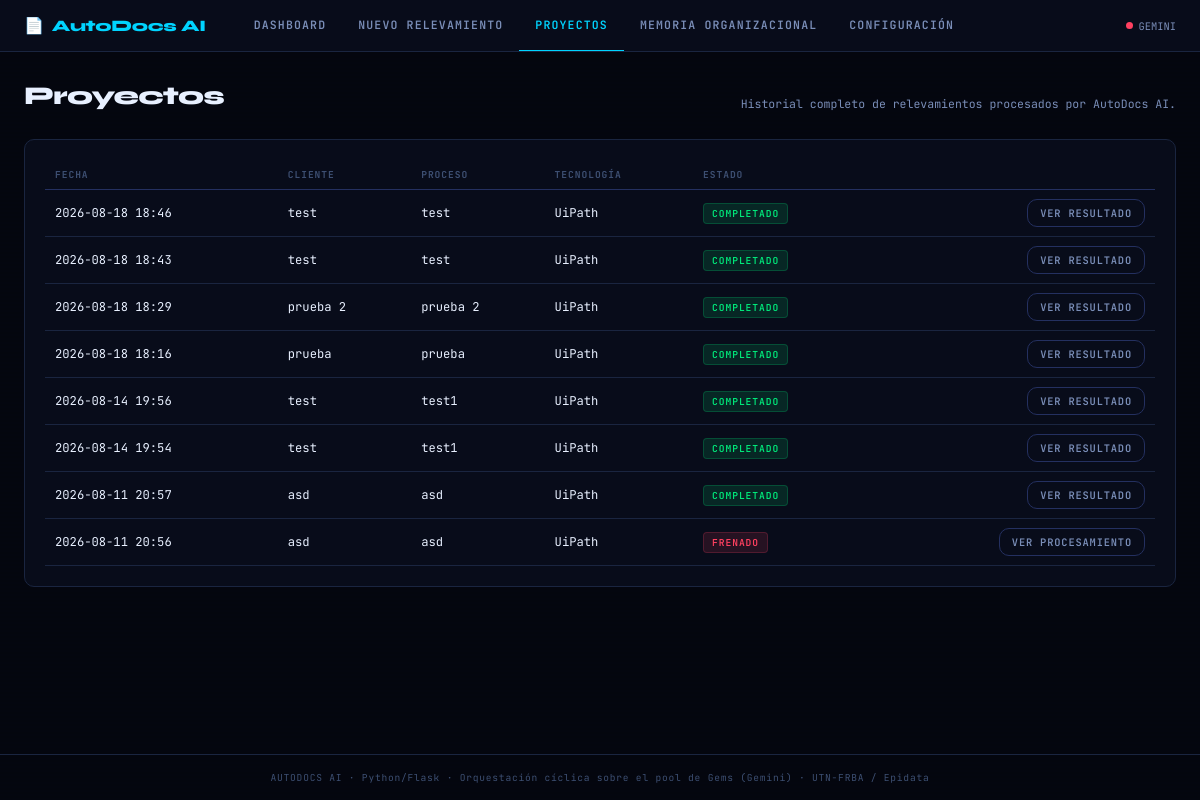
/proyectos, run on an earlier commit of the app's database.
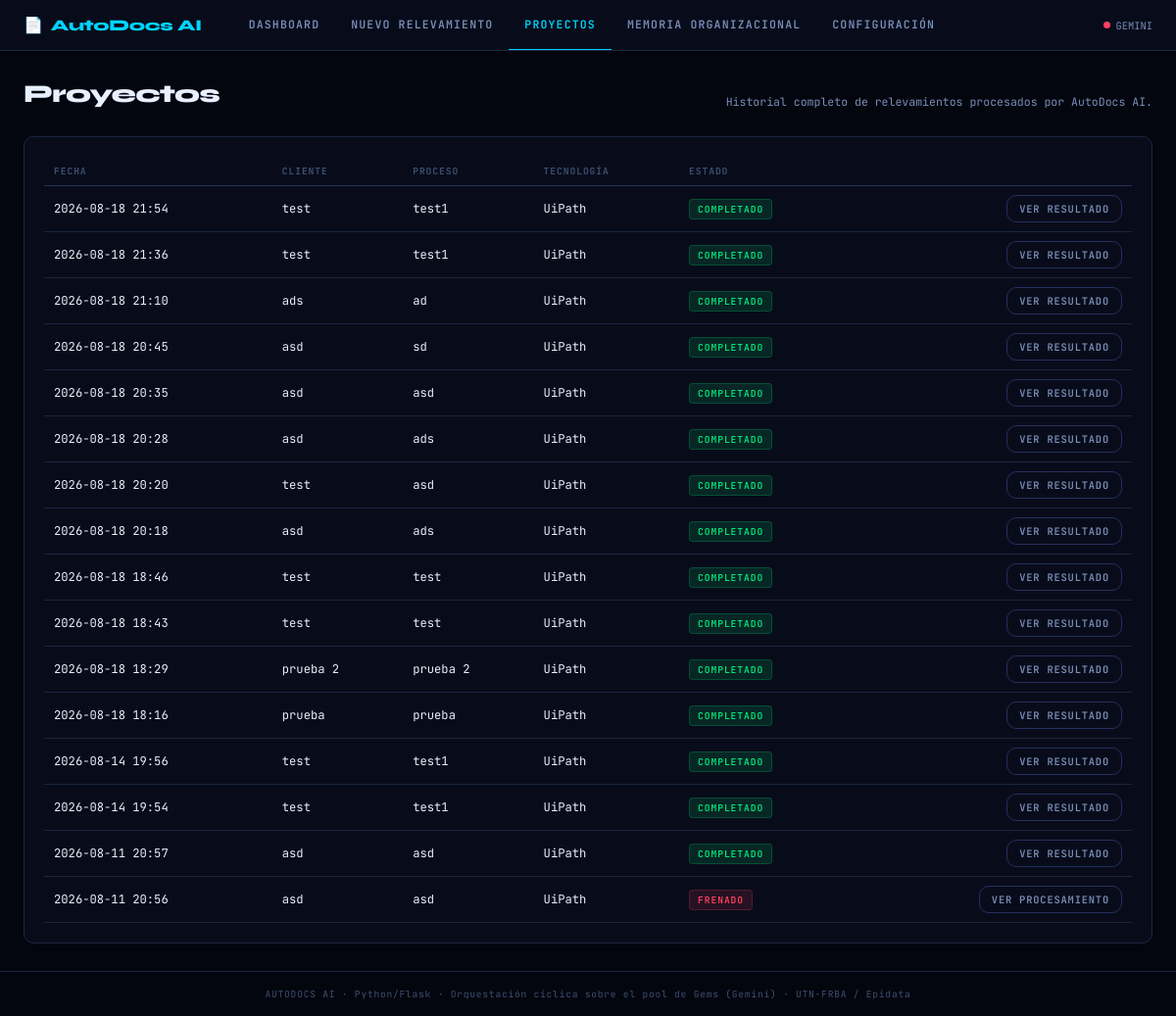
And on a later commit of the database.
### tables this page shows
CREATE TABLE proyectos (
    id                      INTEGER PRIMARY KEY AUTOINCREMENT,
    cliente                 TEXT NOT NULL,
    proceso                 TEXT NOT NULL,
    tecnologia              TEXT,       -- UiPath / Power Automate / Rocketbot / Make.com...
    criticidad              TEXT,       -- Baja / Media / Alta
    presupuesto_hs          REAL,
    analista                TEXT,
    transcripcion_original  TEXT,
    transcripcion_sanitizada TEXT,
    reemplazos_pii          INTEGER DEFAULT 0,
    flujo_estructurado      TEXT,       -- JSON: salida del Agente de Ingesta
    estado                  TEXT DEFAULT 'borrador',  -- borrador|procesando|completado|frenado|error
    motivo_freno            TEXT,       -- si estado = 'frenado' (Límite Operativo de Entrada)
    creado                  TEXT DEFAULT CURRENT_TIMESTAMP,
    actualizado             TEXT DEFAULT CURRENT_TIMESTAMP
);

### ui/app.py (the view)
    @app.route("/proyectos")
    def proyectos():
        return render_template("proyectos.html", proyectos=ProyectoRepository.listar())

### core/db.py (called while the page is built)
def get_conn() -> sqlite3.Connection:
    DB_PATH.parent.mkdir(exist_ok=True)
    conn = sqlite3.connect(DB_PATH)
    conn.row_factory = sqlite3.Row
    conn.execute("PRAGMA foreign_keys = ON")
    return conn

### repositories/proyecto_repository.py (called while the page is built)
    @staticmethod
    def listar() -> list:
        conn = get_conn()
        rows = conn.execute("SELECT * FROM proyectos ORDER BY creado DESC").fetchall()
        conn.close()
        return [dict(r) for r in rows]

### ui/templates/proyectos.html (shortened to what this page needs)
{% extends "base.html" %}
{% block content %}
<div class="page-header">
  <h1>Proyectos</h1>
  <p>Historial completo de relevamientos procesados por AutoDocs AI.</p>
</div>
<div class="panel">
  <table>
    <thead><tr><th>Fecha</th><th>Cliente</th><th>Proceso</th><th>Tecnología</th><th>Estado</th><th></th></tr></thead>
    <tbody>
      {% for p in proyectos %}
      <tr>
        <td>{{ p.creado[:16] }}</td>
        <td>{{ p.cliente }}</td>
        <td>{{ p.proceso }}</td>
        <td>{{ p.tecnologia or '—' }}</td>
        <td>
          {% if p.estado == 'completado' %}<span class="tag tag-green">Completado</span>
          {% elif p.estado == 'frenado' %}<span class="tag tag-red">Frenado</span>
          {% elif p.estado == 'procesando' %}<span class="tag tag-amber">Procesando</span>
          {% else %}<span class="tag tag-cyan">Borrador</span>{% endif %}
        </td>
        <td class="text-right">
          {% if p.estado == 'completado' %}
            <a href="/resultado/{{ p.id }}" class="btn btn-secondary btn-sm">Ver resultado</a>
          {% else %}
            <a href="/procesamiento/{{ p.id }}" class="btn btn-secondary btn-sm">Ver procesamiento</a>
          {% endif %}
        </td>
      </tr>
      {% else %}
      <tr><td colspan="6" class="result-box empty">Todavía no cargaste ningún relevamiento.</td></tr>
      {% endfor %}
    </tbody>
  </table>
</div>
{% endblock %}

### ui/templates/base.html (shortened to what this page needs)
<!DOCTYPE html>
<html lang="es">
<head>
</head>
<body>
<nav>
  <a href="/" class="nav-logo">AutoDocs AI</a>
  <a href="/"                   class="nav-link {% if request.endpoint == 'dashboard' %}active{% endif %}">Dashboard</a>
  <a href="/relevamiento/nuevo" class="nav-link {% if request.endpoint == 'nuevo_relevamiento' %}active{% endif %}">Nuevo Relevamiento</a>
  <a href="/proyectos"          class="nav-link {% if request.endpoint == 'proyectos' %}active{% endif %}">Proyectos</a>
  <a href="/memoria"            class="nav-link {% if request.endpoint == 'memoria' %}active{% endif %}">Memoria Organizacional</a>
  <a href="/configuracion"      class="nav-link {% if request.endpoint == 'configuracion' %}active{% endif %}">Configuración</a>
  <div class="nav-status">
    <div class="status-dot {% if not key_status or not key_status.gemini.ok %}off{% endif %}"></div>
    <span>GEMINI</span>
  </div>
</nav>
<main>
  {% block content %}{% endblock %}
</main>
<footer>AUTODOCS AI · Python/Flask · Orquestación cíclica sobre el pool de Gems (Gemini) · UTN-FRBA / Epidata</footer>
</body>
</html>

### ui/templates/base.html (style rules this page uses)
:root { --bg-void: #04060f; --bg-panel: #080c1a; --bg-card: #0c1220; --bg-input: #101828; --border: #1a2540; --border-hi: #243060; --cyan: #00d4ff; --cyan-dim: #007da0; --green: #00e87a; --green-dim: #006635; --red: #ff4060; --amber: #ffaa00; --text-hi: #e8f0ff; --text-mid: #7a8eb8; --text-lo: #3d4f72; --mono: 'JetBrains Mono', monospace; --display: 'Syne', sans-serif; --radius: 10px; --glow-c: 0 0 20px rgba(0,212,255,.18); --glow-g: 0 0 20px rgba(0,232,122,.18); }
*, *::before, *::after { box-sizing: border-box; margin: 0; padding: 0; }
html { scroll-behavior: smooth; }
body { font-family: var(--mono); background: var(--bg-void); color: var(--text-hi); min-height: 100vh; display: flex; flex-direction: column; background-image: repeating-linear-gradient(0deg, transparent, transparent 2px, rgba(0,0,0,.08) 2px, rgba(0,0,0,.08) 4px); }
nav { display: flex; align-items: center; gap: 0; padding: 0 24px; height: 52px; background: var(--bg-panel); border-bottom: 1px solid var(--border); position: sticky; top: 0; z-index: 100; backdrop-filter: blur(10px); overflow-x: auto; }
.nav-logo { font-family: var(--display); font-size: 1rem; font-weight: 800; color: var(--cyan); letter-spacing: -.02em; margin-right: 32px; display: flex; align-items: center; gap: 8px; text-decoration: none; white-space: nowrap; }
.nav-logo::before { content: '📄'; font-size: 1em; animation: pulse-logo 3s ease-in-out infinite; }
.nav-link { font-family: var(--mono); font-size: .72rem; font-weight: 600; letter-spacing: .1em; text-transform: uppercase; color: var(--text-mid); text-decoration: none; padding: 0 16px; height: 52px; display: flex; align-items: center; border-bottom: 2px solid transparent; transition: color .2s, border-color .2s; white-space: nowrap; }
.nav-link.active { color: var(--cyan); border-bottom-color: var(--cyan); }
.nav-status { display: flex; align-items: center; gap: 6px; font-size: .65rem; color: var(--text-mid); white-space: nowrap; }
.status-dot { width: 7px; height: 7px; border-radius: 50%; background: var(--green); animation: blink 2s ease-in-out infinite; }
.status-dot.off { background: var(--red); animation: none; }
main { flex: 1; padding: 28px 24px; max-width: 1280px; width: 100%; margin: 0 auto; }
.page-header { margin-bottom: 28px; display: flex; align-items: flex-end; justify-content: space-between; gap: 16px; flex-wrap: wrap; }
.page-header h1 { font-family: var(--display); font-size: 1.6rem; font-weight: 800; color: var(--text-hi); letter-spacing: -.03em; }
.page-header p { font-size: .72rem; color: var(--text-mid); margin-top: 4px; }
.panel { background: var(--bg-panel); border: 1px solid var(--border); border-radius: var(--radius); padding: 20px; }
.btn { font-family: var(--mono); font-size: .72rem; font-weight: 600; letter-spacing: .08em; text-transform: uppercase; border: none; border-radius: var(--radius); padding: 10px 20px; cursor: pointer; transition: all .18s; display: inline-flex; align-items: center; gap: 8px; text-decoration: none; }
.btn-secondary { background: transparent; border: 1px solid var(--border-hi); color: var(--text-mid); }
.btn-sm { padding: 6px 12px; font-size: .65rem; }
.tag { display: inline-block; font-size: .6rem; letter-spacing: .1em; text-transform: uppercase; padding: 3px 8px; border-radius: 4px; font-weight: 600; }
.tag-green { background: rgba(0,232,122,.12); color: var(--green); border: 1px solid rgba(0,232,122,.2); }
.tag-red { background: rgba(255,64,96,.12); color: var(--red); border: 1px solid rgba(255,64,96,.2); }
table { width: 100%; border-collapse: collapse; font-size: .76rem; }
th { text-align: left; font-size: .6rem; letter-spacing: .1em; text-transform: uppercase; color: var(--text-lo); padding: 8px 10px; border-bottom: 1px solid var(--border-hi); }
td { padding: 9px 10px; border-bottom: 1px solid var(--border); color: var(--text-hi); }
.text-right { text-align: right; }
footer { text-align: center; padding: 16px; font-size: .6rem; color: var(--text-lo); border-top: 1px solid var(--border); letter-spacing: .08em; }

What changed in the data, as far as the page shows it:
added proyectos: creado "2026-08-18 21:54", cliente "test", proceso "test1", tecnologia "UiPath", estado "COMPLETADO"
added proyectos: creado "2026-08-18 21:36", cliente "test", proceso "test1", tecnologia "UiPath", estado "COMPLETADO"
added proyectos: creado "2026-08-18 21:10", cliente "ads", proceso "ad", tecnologia "UiPath", estado "COMPLETADO"
added proyectos: creado "2026-08-18 20:45", cliente "asd", proceso "sd", tecnologia "UiPath", estado "COMPLETADO"
added proyectos: creado "2026-08-18 20:35", cliente "asd", proceso "asd", tecnologia "UiPath", estado "COMPLETADO"
added proyectos: creado "2026-08-18 20:28", cliente "asd", proceso "ads", tecnologia "UiPath", estado "COMPLETADO"
added proyectos: creado "2026-08-18 20:20", cliente "test", proceso "asd", tecnologia "UiPath", estado "COMPLETADO"
added proyectos: creado "2026-08-18 20:18", cliente "asd", proceso "ads", tecnologia "UiPath", estado "COMPLETADO"
